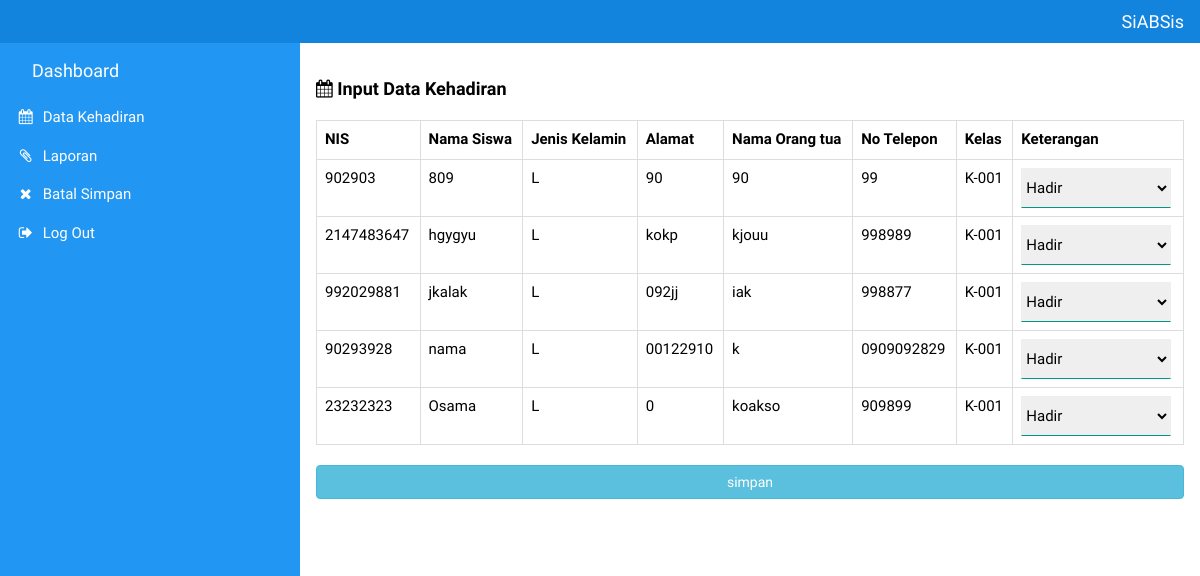
Page /kelas/index.php?halaman= (signed in) on the committed database.
### tables this page shows
CREATE TABLE `siswa` (
  `NIS` int(100) NOT NULL,
  `nama_siswa` varchar(100) NOT NULL,
  `jk` varchar(20) NOT NULL,
  `alamat` varchar(100) NOT NULL,
  `nama_ortu` varchar(100) NOT NULL,
  `no_hp` varchar(15) NOT NULL,
  `id_kelas` varchar(100) NOT NULL,
  PRIMARY KEY (`NIS`)
);

### koneksi.php (called while the page is built, shortened)
<?php
$harini=date("Y-m-d");
?>

### kelas/conten/kehadiran.php (the view, shortened to what this page needs)
    <?php
   if ($cek==0) {
    ?>
  <header class="w3-container" style="padding-top:22px">
    <h5><b><i class="fa fa-calendar"></i> Input Data Kehadiran</b></h5>
  </header>
<div class="w3-container w3-padding">
    <div class="table-responsive">
      <table  id="wew" class="table table-striped table-bordered table-hover"  >
        <thead>
      <tr>
        <th>NIS</th>
        <th>Nama Siswa</th>
        <th>Jenis Kelamin</th>
        <th>Alamat</th>
        <th>Nama Orang tua</th>
        <th>No Telepon</th>
        <th>Kelas</th>
        <th>Keterangan</th>
</tr>
</thead>
<tbody>
<?php
include('../koneksi.php');
$query=mysql_query("SELECT * FROM `siswa` WHERE id_kelas='$id' ORDER BY nama_siswa ASC");
while($data=mysql_fetch_array($query)){ ?>
<tr>
    <td><?php echo $data['NIS'];?></td>
    <td><?php echo $data['nama_siswa'];?></td>
    <td><?php echo $data['jk'];?></td>
    <td><?php echo $data['alamat'];?></td>
    <td><?php echo $data['nama_ortu'];?></td>
    <td><?php echo $data['no_hp'];?></td>
    <td><?php echo $data['id_kelas'];?></td>
    <td>
    <form action="conten/aksi_kehadiran.php?id=<?php echo $id?>" method="POST"><select name="<?php echo $data['NIS'];?>" class="w3-select" style="width: 150px"><option>Hadir</option>
    </select></td>
</tr>
<?php }
?>
</tbody>
</table>
<input type="submit" name="submit" value="simpan" class="btn btn-info" style="width: 100%">
</div>
 <?php
  }else{
  	echo "<header class='w3-container' style='padding-top:22px'>";
  	echo "<p class='alert alert-danger' >Jika Ingin Merubah Data Kehadiran Silahkan Batal Simpan Terlebih Dahulu Atau Silahkan Hubungi Guru Piket Yang Bertugas</p></header>";
  }
  ?>

### kelas/index.php (shortened to what this page needs)
<?php
include('../koneksi.php');
$id=$_SESSION['id'];
$query=mysql_query("SELECT * FROM `kehadiran` WHERE `tgl`='$harini' AND id_kelas='$id'");
$cek=mysql_num_rows($query);
include('../koneksi.php');
?>
<!DOCTYPE html>
<html lang="en" >
<head>
      <link rel="stylesheet" href="../assets/css/style.css">
</head>
<body>
  <html>
<link rel="stylesheet" href="../admin/assets/css/font-awesome.css">
<body class="w3-dark-drey">
<div class="w3-container w3-top w3-indigo w3-large w3-padding" style="z-index:4">
  <span class="w3-right">SiABSis</span>
</div>
<nav class="w3-sidenav w3-collapse w3-blue w3-animate-left" style="z-index:3;width:300px;" id="mySidenav">
  <div class="w3-container">
    <a href="?halaman=kehadiran"><h5>Dashboard</h5></a>
  </div>
  <a href="?halaman=kehadiran" class="w3-padding"><i class="fa fa-calendar fa-fw"></i>  Data Kehadiran</a>
  <a href="?halaman=laporan" class="w3-padding"><i class="fa fa-paperclip fa-fw"></i>  Laporan</a>
   <a href="?halaman=batal" class="w3-padding"><i class="fa fa-remove fa-fw"></i>  Batal Simpan</a>
    <a href="logout.php" class="w3-padding"><i class="fa fa-sign-out fa-fw"></i>  Log Out</a>
</nav>
<div class="w3-main" style="margin-left:300px;margin-top:43px;">
  <?php
  $halaman=$_GET['halaman'];
  if ($halaman=="kehadiran") {
   include('conten/kehadiran.php');
  } elseif ($halaman=="laporan") {
    include('conten/laporan.php');
  }elseif ($halaman=="batal") {
    include('conten/batal.php');
  }else {
    include('conten/kehadiran.php');
  }
?>
</div>
  <footer class="w3-container w3-padding-16">
  </footer>
</body>
</html>

### kelas/index.php (style rules this page uses)
html,body,h1,h2,h3,h4,h5 { font-family: "Raleway", sans-serif }

### rows in the picture
siswa: NIS "902903", nama_siswa "809", jk "L", alamat "90", nama_ortu "90", no_hp "99", id_kelas "K-001", NIS "Hadir"
siswa: NIS "2147483647", nama_siswa "hgygyu", jk "L", alamat "kokp", nama_ortu "kjouu", no_hp "998989", id_kelas "K-001", NIS "Hadir"
siswa: NIS "992029881", nama_siswa "jkalak", jk "L", alamat "092jj", nama_ortu "iak", no_hp "998877", id_kelas "K-001", NIS "Hadir"
siswa: NIS "90293928", nama_siswa "nama", jk "L", alamat "00122910", nama_ortu "k", no_hp "0909092829", id_kelas "K-001", NIS "Hadir"
siswa: NIS "23232323", nama_siswa "Osama", jk "L", alamat "0", nama_ortu "koakso", no_hp "909899", id_kelas "K-001", NIS "Hadir"
